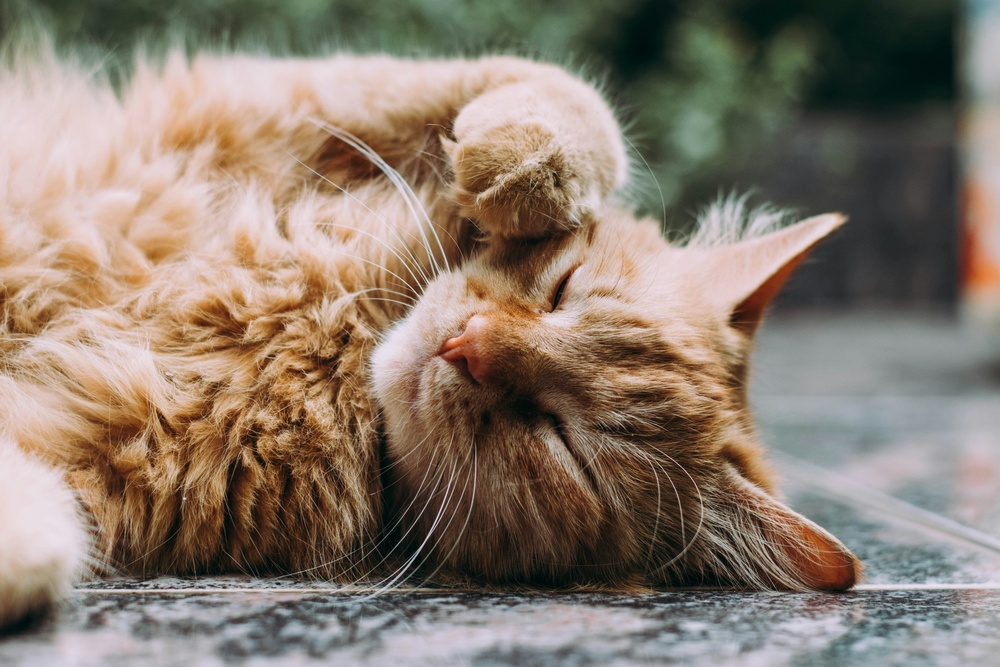
#> input picture Lab1/cat.jpg, 1000 x 667 px, shrunk from 5518 x 3679 before the run, found by its file name
$ jupyter execute --allow-errors TM_IM_Lab1.ipynb
#> lines starting #> are read from the running program, lines starting #| are printed output that depends on the picture
<a href="https://colab.research.google.com/github/marianvela/tm-im-labs/blob/master/TM_IM_Lab1.ipynb" target="_parent"></a>

Text Mining & Image Recognition
Laboratorio 1
Marian Vela - 17001222

[cell 1]
# Library imports

import cv2
import numpy as np
import matplotlib.pyplot as plt

## Problema 1

[cell 2]
def active_channel(image, color):
    # split into RGB channels using opencv
    blue, green, red = cv2.split(image)

    # initialize to zero
    zero_channel = np.zeros_like(blue)

    if color == 1:
        return cv2.merge([blue, zero_channel, zero_channel])
    elif color == 2:
        return cv2.merge([zero_channel, green, zero_channel])
    elif color == 3:
        return cv2.merge([zero_channel, zero_channel, red])
    elif color == 10:
        return cv2.merge([zero_channel, green, red])
    elif color == 20:
        return cv2.merge([blue, green, zero_channel])
    elif color == 30:
        return cv2.merge([blue, zero_channel, red])
    # si no hay una combinacion valida, no se aplica ningun cambio a la imagen
    else:
        return image

[cell 3]
cat = cv2.imread('/content/cat.jpg')
#> cat is the input picture: shape (667, 1000, 3); mean B, G, R 109.8, 123, 137.1
result = active_channel(cat, 10)
#> in active_channel, `blue, green, red = cv2.split(image)`:
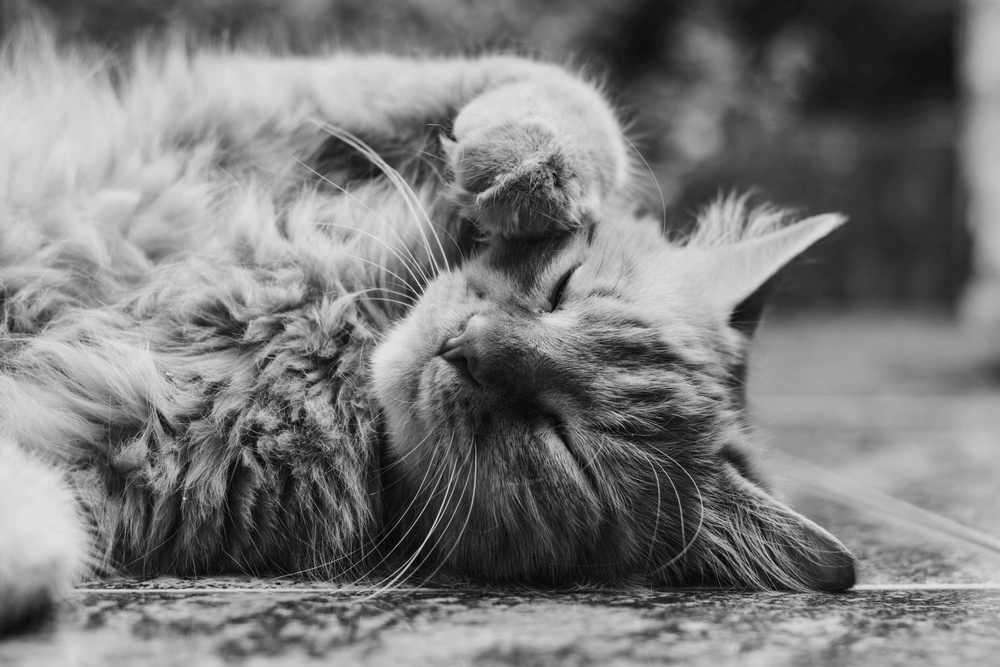
#> green: shape (667, 1000); min 1, max 229, mean 123
#> in active_channel, `blue, green, red = cv2.split(image)`:
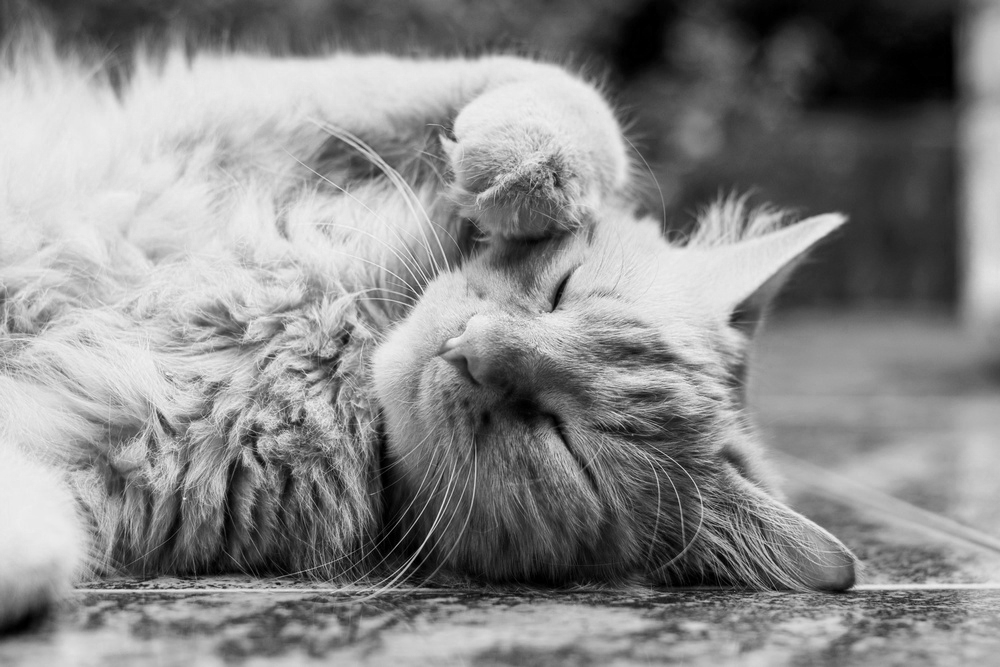
#> red: shape (667, 1000); min 0, max 255, mean 137.1
#> in active_channel, `return cv2.merge([zero_channel, green, red])`:
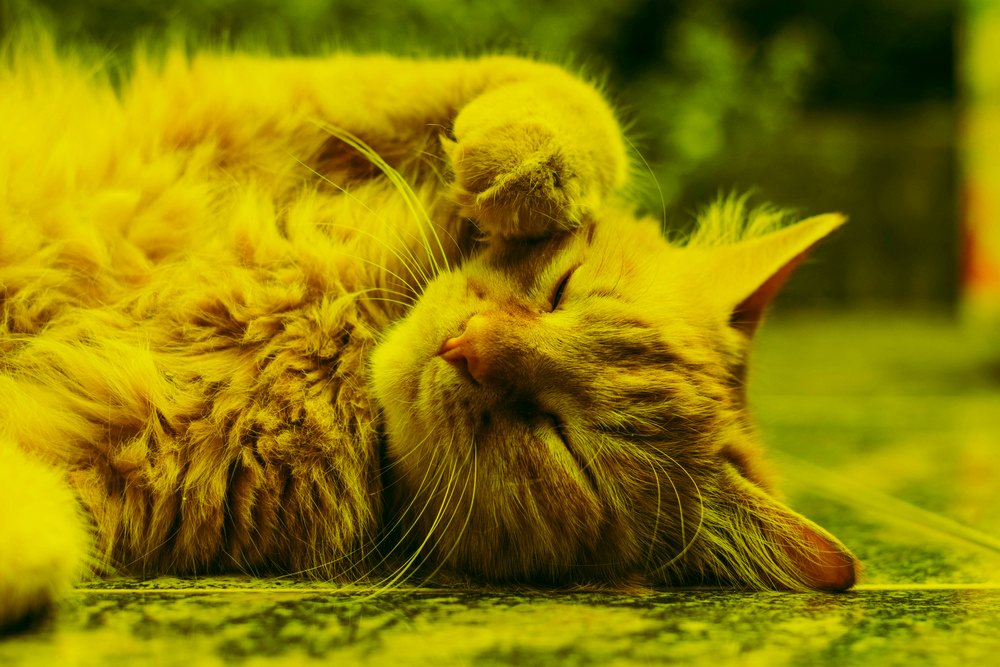
#> returned value: shape (667, 1000, 3); mean of channels 0, 1, 2 0, 123, 137.1; drawn as B, G, R
cv2.imwrite('/content/cat_bg.jpg', result)

result2 = active_channel(cat, 3)
#> call 2 of active_channel, with color = 3
#> in active_channel (call 2), `return cv2.merge([zero_channel, zero_channel, red])`:
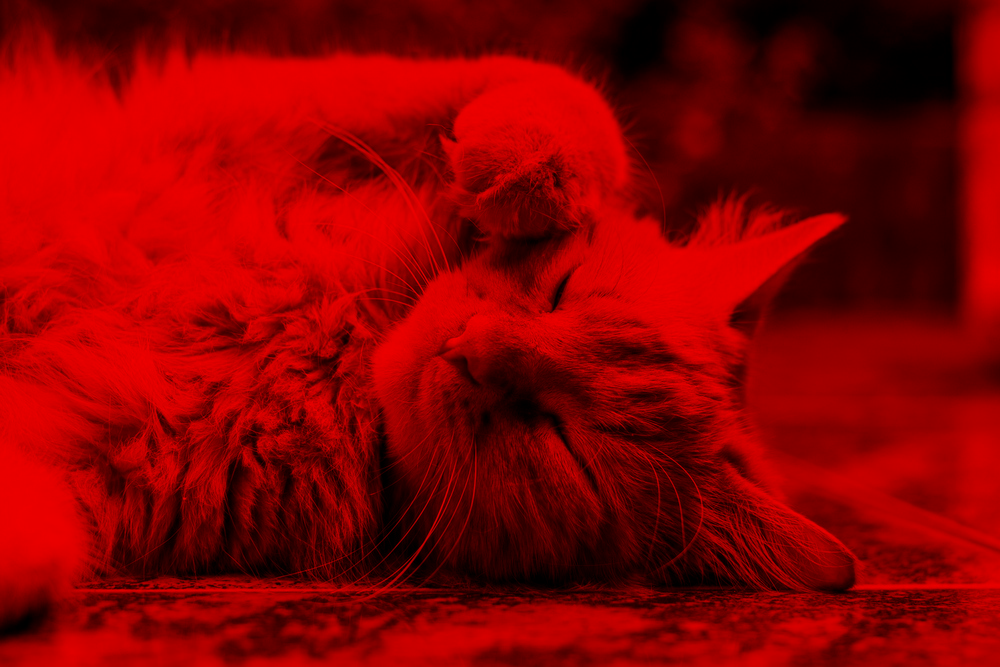
#> returned value: shape (667, 1000, 3); mean of channels 0, 1, 2 0, 0, 137.1; drawn as B, G, R
cv2.imwrite('/content/cat_r.jpg', result2)
#> Out = True

## Problema 2

[cell 4]
# input: path a las imagenes
def reconstruct(path_grayscale_blue, path_grayscale_green, path_grayscale_red):
    grayscale_blue = cv2.imread(path_grayscale_blue, cv2.IMREAD_GRAYSCALE)
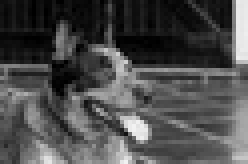
#> input picture Lab1/perro/perro_salida_gray_azul.jpg, 62 x 41 px, shrunk from 340 x 227 before the run, found by its file name (shown 4 times larger)
#> grayscale_blue is the input picture: shape (41, 62); min 0, max 242, mean 75.4
    grayscale_green = cv2.imread(path_grayscale_green, cv2.IMREAD_GRAYSCALE)
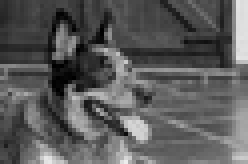
#> input picture Lab1/perro/perro_salida_gray_verde.jpg, 62 x 41 px, shrunk from 340 x 227 before the run, found by its file name (shown 4 times larger)
#> grayscale_green is the input picture: shape (41, 62); min 0, max 236, mean 90.4
    grayscale_red = cv2.imread(path_grayscale_red, cv2.IMREAD_GRAYSCALE)
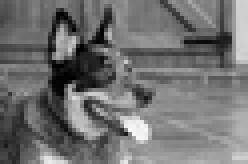
#> input picture Lab1/perro/perro_salida_gray_rojo.jpg, 62 x 41 px, shrunk from 340 x 227 before the run, found by its file name (shown 4 times larger)
#> grayscale_red is the input picture: shape (41, 62); min 0, max 249, mean 112.9

    return cv2.merge([grayscale_blue, grayscale_green, grayscale_red])
#> returned value: shape (41, 62, 3)

[cell 5]
# BGR

perro = reconstruct(
    '/content/perro/perro_salida_gray_azul.jpg',
    '/content/perro/perro_salida_gray_verde.jpg',
    '/content/perro/perro_salida_gray_rojo.jpg'
)
cv2.imwrite('/content/perro/perro.jpg', perro)


#> (the rest of this cell did not finish here and is left out)

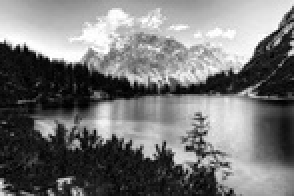
#> input picture Lab1/imagen1/imagen1_salida_gray_azul.jpg, 147 x 98 px, shrunk from 810 x 540 before the run, found by its file name (shown 2 times larger)
#> in reconstruct, grayscale_blue is the input picture: shape (98, 147); min 0, max 255, mean 118
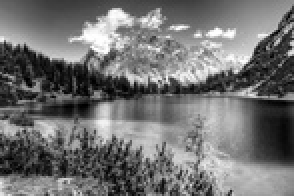
#> input picture Lab1/imagen1/imagen1_salida_gray_verde.jpg, 147 x 98 px, shrunk from 810 x 540 before the run, found by its file name (shown 2 times larger)
#> in reconstruct, grayscale_green is the input picture: shape (98, 147); min 0, max 255, mean 113.9
cv2.imwrite('/content/imagen1/imagen1.jpg', image1)

image2 = reconstruct(
    '/content/imagen2/imagen2_salida_gray_azul.jpg',
    '/content/imagen2/imagen2_salida_gray_verde.jpg',
    '/content/imagen2/imagen2_salida_gray_rojo.jpg'
)
cv2.imwrite('/content/imagen2/imagen2.jpg', image2)

## Problema 3

[cell 6]
def get_3D_grayscale(image):
    blue, green, red = cv2.split(image)
    return blue, green, red

[cell 7]
cat = cv2.imread('/content/cat.jpg')
cat_blue_gray, cat_green_gray, cat_red_gray = get_3D_grayscale(cat)
cv2.imwrite('/content/cat_gray/cat_blue_gray.jpg', cat_blue_gray)
cv2.imwrite('/content/cat_gray/cat_green_gray.jpg', cat_green_gray)
cv2.imwrite('/content/cat_gray/cat_red_gray.jpg', cat_red_gray)
#> Out = True

## Problema 4

[cell 8]
def calculate_histograms(image):
    # get color channels
    blue = image[:, :, 0]
    green = image[:, :, 1]
    red = image[:, :, 2]

    # calculate histograms for each channel and grayscale
    histogram_blue = np.histogram(blue, bins=256, range=(0, 256))[0]
#> histogram_blue = 256 values, max 7547 at index 230, min 0 at index 243, mean 2605.5
    histogram_green = np.histogram(green, bins=256, range=(0, 256))[0]
#> histogram_green = 256 values, max 4475 at index 184, min 0 at index 0, mean 2605.5
    histogram_red = np.histogram(red, bins=256, range=(0, 256))[0]
#> histogram_red = 256 values, max 5701 at index 23, min 0 at index 242, mean 2605.5

    grayscale = np.mean(image, axis=2).astype(np.uint8)
    histogram_gray = np.histogram(grayscale, bins=256, range=(0, 256))[0]
#> histogram_gray = 256 values, max 4158 at index 213, min 0 at index 0, mean 2605.5

    # calculate the mean for each channel
    mean_blue = np.mean(blue)
#> mean_blue = 137.1
    mean_green = np.mean(green)
#> mean_green = 123
    mean_red = np.mean(red)
#> mean_red = 109.8
    mean_gray = np.mean(grayscale)
#> mean_gray = 123

    # plot histograms
    plt.figure(figsize=(12, 8))

    plt.subplot(4, 1, 1)
    plt.plot(histogram_blue, color='blue')
    plt.axvline(mean_blue, color='blue', linestyle='dashed', linewidth=1)
    plt.title('Blue Channel')

    plt.subplot(4, 1, 2)
    plt.plot(histogram_green, color='green')
    plt.axvline(mean_green, color='green', linestyle='dashed', linewidth=1)
    plt.title('Green Channel')

    plt.subplot(4, 1, 3)
    plt.plot(histogram_red, color='red')
    plt.axvline(mean_red, color='red', linestyle='dashed', linewidth=1)
    plt.title('Red Channel')

    plt.subplot(4, 1, 4)
    plt.plot(histogram_gray, color='black')
    plt.axvline(mean_gray, color='black', linestyle='dashed', linewidth=1)
    plt.title('Grayscale')

    plt.tight_layout()
    plt.show()
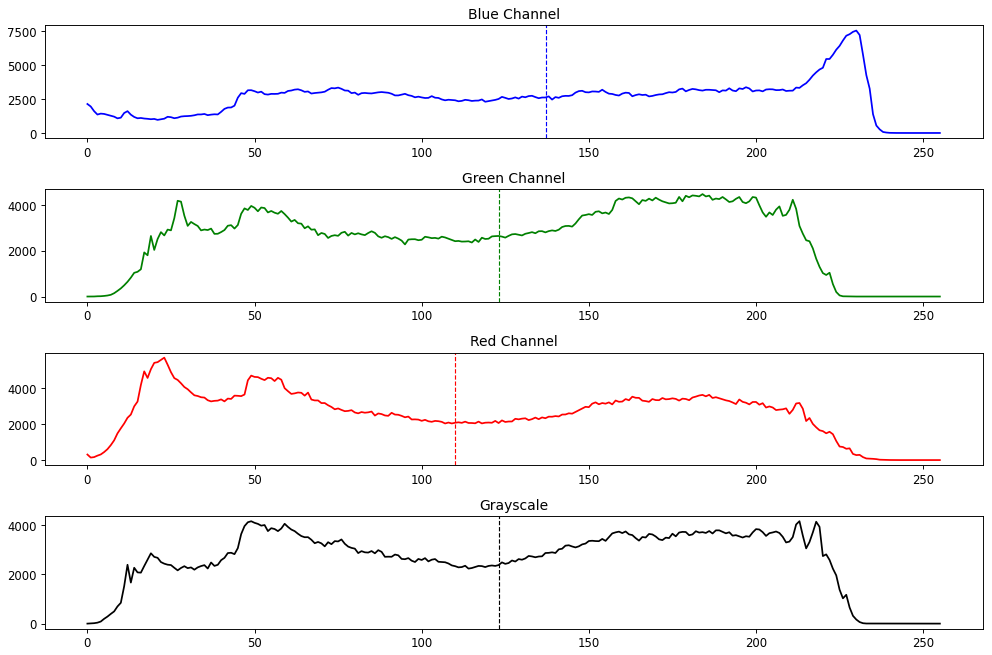
#> figure drawn by matplotlib, 4 panels; panel 1: curve peaks at x = 230, y = 7547; panel 2: curve peaks at x = 184, y = 4475; panel 3: curve peaks at x = 23, y = 5701; panel 4: curve peaks at x = 213, y = 4158

[cell 9]
cat = plt.imread('/content/cat.jpg')
calculate_histograms(cat)

## Problema 5

El ojo percibe distintas intesidades de luz en función del color que se observe, por esa razón el cálculo de escala de grises debe realizarse como una media ponderada de las distintas componentes de color.

La ecuación de la luminancia es la expresión matemática de ese fenómeno y los ponderadores de cada componente de color nos indican la sensibilidad del ojo humano a las frecuencias del espectro rojo, verde y azul.

$ Y = R*0.3+G*0.59+B*0.11 $

https://www.uv.es/gpoei/eng/Pfc_web/generalidades/grises/grey.htm

[cell 10]
def weighted_grayscale(image):
    gray = image[..., 0] * 0.11 + image[..., 1] * 0.59 + image[..., 2] * 0.3
    return gray.astype(np.uint8)
#> returned value: shape (667, 1000)

[cell 11]
cat = plt.imread('/content/cat.jpg')
gray_weighted_cat = weighted_grayscale(cat)
cv2.imwrite('/content/weighted_grayscale_cat.jpg', gray_weighted_cat)
#> Out = True
